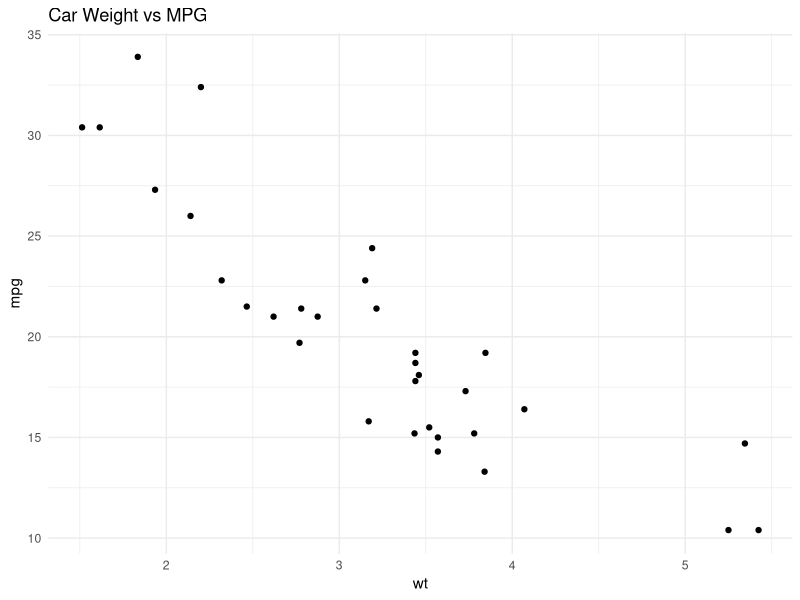

The R script that drew this image:
## ---- chunk 1
# Load libraries
library(ggplot2)
## ---- chunk 2
# Example plot
ggplot(mtcars, aes(x = wt, y = mpg)) +
  geom_point() +
  theme_minimal() +
  labs(title = "Car Weight vs MPG")
## ---- chunk 3
library(ggplot2)
